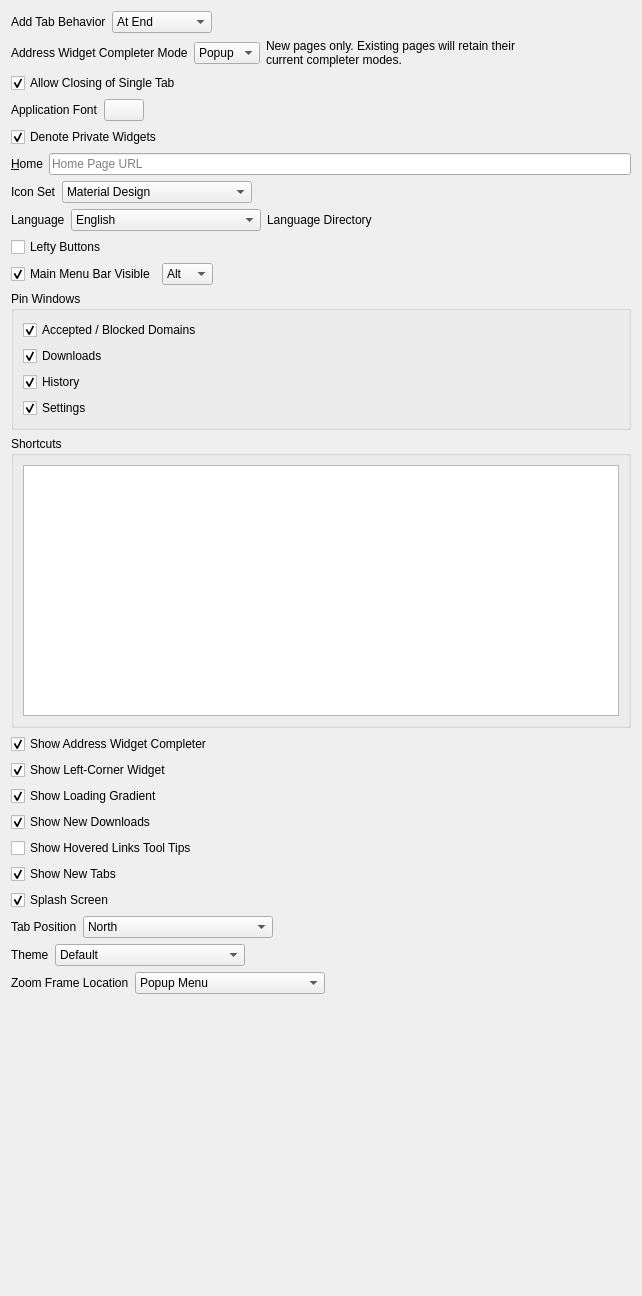
            <widget class="QWidget" name="scrollAreaWidgetContents_4">
             <property name="geometry">
              <rect>
               <x>0</x>
               <y>0</y>
               <width>642</width>
               <height>1296</height>
              </rect>
             </property>
             <layout class="QVBoxLayout" name="verticalLayout_19">
              <item>
               <layout class="QHBoxLayout" name="horizontalLayout_23">
                <item>
                 <widget class="QLabel" name="label_48">
                  <property name="text">
                   <string>Add Tab Behavior</string>
                  </property>
                 </widget>
                </item>
                <item>
                 <widget class="QComboBox" name="add_tab_behavior">
                  <property name="currentIndex">
                   <number>1</number>
                  </property>
                  <property name="sizeAdjustPolicy">
                   <enum>QComboBox::AdjustToContents</enum>
                  </property>
                  <item>
                   <property name="text">
                    <string>After Current</string>
                   </property>
                  </item>
                  <item>
                   <property name="text">
                    <string>At End</string>
                   </property>
                  </item>
                 </widget>
                </item>
                <item>
                 <spacer name="horizontalSpacer_24">
                  <property name="orientation">
                   <enum>Qt::Horizontal</enum>
                  </property>
                  <property name="sizeHint" stdset="0">
                   <size>
                    <width>40</width>
                    <height>20</height>
                   </size>
                  </property>
                 </spacer>
                </item>
               </layout>
              </item>
              <item>
               <layout class="QHBoxLayout" name="horizontalLayout_25">
                <item>
                 <widget class="QLabel" name="label_50">
                  <property name="text">
                   <string>Address Widget Completer Mode</string>
                  </property>
                 </widget>
                </item>
                <item>
                 <widget class="QComboBox" name="address_widget_completer_mode">
                  <property name="currentIndex">
                   <number>1</number>
                  </property>
                  <property name="sizeAdjustPolicy">
                   <enum>QComboBox::AdjustToContents</enum>
                  </property>
                  <item>
                   <property name="text">
                    <string>Inline</string>
                   </property>
                  </item>
                  <item>
                   <property name="text">
                    <string>Popup</string>
                   </property>
                  </item>
                 </widget>
                </item>
                <item>
                 <widget class="QLabel" name="label_14">
                  <property name="text">
                   <string>New pages only. Existing pages will retain their current completer modes.</string>
                  </property>
                  <property name="wordWrap">
                   <bool>true</bool>
                  </property>
                 </widget>
                </item>
                <item>
                 <spacer name="horizontalSpacer_26">
                  <property name="orientation">
                   <enum>Qt::Horizontal</enum>
                  </property>
                  <property name="sizeHint" stdset="0">
                   <size>
                    <width>40</width>
                    <height>20</height>
                   </size>
                  </property>
                 </spacer>
                </item>
               </layout>
              </item>
              <item>
               <widget class="QCheckBox" name="allow_closing_of_single_tab">
                <property name="text">
                 <string>Allow Closing of Single Tab</string>
                </property>
                <property name="checked">
                 <bool>true</bool>
                </property>
               </widget>
              </item>
              <item>
               <layout class="QHBoxLayout" name="horizontalLayout_21">
                <item>
                 <widget class="QLabel" name="label_47">
                  <property name="text">
                   <string>Application Font</string>
                  </property>
                 </widget>
                </item>
                <item>
                 <widget class="QPushButton" name="display_application_font">
                  <property name="text">
                   <string/>
                  </property>
                 </widget>
                </item>
                <item>
                 <spacer name="horizontalSpacer_22">
                  <property name="orientation">
                   <enum>Qt::Horizontal</enum>
                  </property>
                  <property name="sizeHint" stdset="0">
                   <size>
                    <width>40</width>
                    <height>20</height>
                   </size>
                  </property>
                 </spacer>
                </item>
               </layout>
              </item>
              <item>
               <widget class="QCheckBox" name="denote_private_widgets">
                <property name="toolTip">
                 <string>&lt;html&gt;&lt;head/&gt;&lt;body&gt;&lt;p&gt;Enable special themes on some widgets.&lt;/p&gt;&lt;/body&gt;&lt;/html&gt;</string>
                </property>
                <property name="text">
                 <string>Denote Private Widgets</string>
                </property>
                <property name="checked">
                 <bool>true</bool>
                </property>
               </widget>
              </item>
              <item>
               <layout class="QHBoxLayout" name="horizontalLayout_17">
                <item>
                 <widget class="QLabel" name="label_25">
                  <property name="text">
                   <string>&amp;Home</string>
                  </property>
                  <property name="buddy">
                   <cstring>home_url</cstring>
                  </property>
                 </widget>
                </item>
                <item>
                 <widget class="QLineEdit" name="home_url">
                  <property name="toolTip">
                   <string>The Home URL is not stored in an encrypted container.</string>
                  </property>
                  <property name="placeholderText">
                   <string>Home Page URL</string>
                  </property>
                  <property name="clearButtonEnabled">
                   <bool>true</bool>
                  </property>
                 </widget>
                </item>
               </layout>
              </item>
              <item>
               <layout class="QHBoxLayout" name="horizontalLayout_16">
                <item>
                 <widget class="QLabel" name="label_3">
                  <property name="text">
                   <string>Icon Set</string>
                  </property>
                 </widget>
                </item>
                <item>
                 <widget class="QComboBox" name="icon_set">
                  <property name="currentIndex">
                   <number>0</number>
                  </property>
                  <property name="insertPolicy">
                   <enum>QComboBox::NoInsert</enum>
                  </property>
                  <property name="sizeAdjustPolicy">
                   <enum>QComboBox::AdjustToContents</enum>
                  </property>
                  <property name="minimumContentsLength">
                   <number>20</number>
                  </property>
                  <item>
                   <property name="text">
                    <string>Material Design</string>
                   </property>
                  </item>
                  <item>
                   <property name="text">
                    <string>System</string>
                   </property>
                  </item>
                 </widget>
                </item>
                <item>
                 <spacer name="horizontalSpacer_16">
                  <property name="orientation">
                   <enum>Qt::Horizontal</enum>
                  </property>
                  <property name="sizeHint" stdset="0">
                   <size>
                    <width>40</width>
                    <height>20</height>
                   </size>
                  </property>
                 </spacer>
                </item>
               </layout>
              </item>
              <item>
               <layout class="QHBoxLayout" name="horizontalLayout_15">
                <item>
                 <widget class="QLabel" name="label_23">
                  <property name="text">
                   <string>Language</string>
                  </property>
                 </widget>
                </item>
                <item>
                 <widget class="QComboBox" name="language">
                  <property name="toolTip">
                   <string>Please restart Dooble if Language is changed.</string>
                  </property>
                  <property name="currentIndex">
                   <number>0</number>
                  </property>
                  <property name="insertPolicy">
                   <enum>QComboBox::NoInsert</enum>
                  </property>
                  <property name="sizeAdjustPolicy">
                   <enum>QComboBox::AdjustToContents</enum>
                  </property>
                  <property name="minimumContentsLength">
                   <number>20</number>
                  </property>
                  <item>
                   <property name="text">
                    <string>English</string>
                   </property>
                  </item>
                  <item>
                   <property name="text">
                    <string>System</string>
                   </property>
                  </item>
                 </widget>
                </item>
                <item>
                 <widget class="QLabel" name="language_directory">
                  <property name="sizePolicy">
                   <sizepolicy hsizetype="Expanding" vsizetype="Preferred">
                    <horstretch>0</horstretch>
                    <verstretch>0</verstretch>
                   </sizepolicy>
                  </property>
                  <property name="text">
                   <string>Language Directory</string>
                  </property>
                  <property name="wordWrap">
                   <bool>true</bool>
                  </property>
                 </widget>
                </item>
                <item>
                 <spacer name="horizontalSpacer_15">
                  <property name="orientation">
                   <enum>Qt::Horizontal</enum>
                  </property>
                  <property name="sizeHint" stdset="0">
                   <size>
                    <width>40</width>
                    <height>20</height>
                   </size>
                  </property>
                 </spacer>
                </item>
               </layout>
              </item>
              <item>
               <widget class="QCheckBox" name="lefty_buttons">
                <property name="toolTip">
                 <string>&lt;html&gt;&lt;head/&gt;&lt;body&gt;&lt;p&gt;Display navigation and other buttons on the left-hand side.&lt;/p&gt;&lt;/body&gt;&lt;/html&gt;</string>
                </property>
                <property name="text">
                 <string>Lefty Buttons</string>
                </property>
               </widget>
              </item>
              <item>
               <layout class="QHBoxLayout" name="horizontalLayout_22">
                <item>
                 <widget class="QCheckBox" name="main_menu_bar_visible">
                  <property name="toolTip">
                   <string>&lt;html&gt;&lt;head/&gt;&lt;body&gt;&lt;p&gt;If hidden, show via the configured shortcut.&lt;/p&gt;&lt;/body&gt;&lt;/html&gt;</string>
                  </property>
                  <property name="text">
                   <string>Main Menu Bar Visible</string>
                  </property>
                  <property name="checked">
                   <bool>true</bool>
                  </property>
                 </widget>
                </item>
                <item>
                 <widget class="QComboBox" name="main_menu_bar_visible_shortcut">
                  <property name="currentIndex">
                   <number>0</number>
                  </property>
                  <property name="sizeAdjustPolicy">
                   <enum>QComboBox::AdjustToContents</enum>
                  </property>
                  <item>
                   <property name="text">
                    <string>Alt</string>
                   </property>
                  </item>
                  <item>
                   <property name="text">
                    <string>F10</string>
                   </property>
                  </item>
                 </widget>
                </item>
                <item>
                 <spacer name="horizontalSpacer_23">
                  <property name="orientation">
                   <enum>Qt::Horizontal</enum>
                  </property>
                  <property name="sizeHint" stdset="0">
                   <size>
                    <width>40</width>
                    <height>20</height>
                   </size>
                  </property>
                 </spacer>
                </item>
               </layout>
              </item>
              <item>
               <widget class="QGroupBox" name="groupBox">
                <property name="toolTip">
                 <string>&lt;html&gt;&lt;head/&gt;&lt;body&gt;&lt;p&gt;Support windows will be transformed into tab pages. Modified settings will not be applied immediately.&lt;/p&gt;&lt;/body&gt;&lt;/html&gt;</string>
                </property>
                <property name="title">
                 <string>Pin Windows</string>
                </property>
                <layout class="QVBoxLayout" name="verticalLayout_13">
                 <item>
                  <widget class="QCheckBox" name="pin_accepted_or_blocked_domains">
                   <property name="text">
                    <string>Accepted / Blocked Domains</string>
                   </property>
                   <property name="checked">
                    <bool>true</bool>
                   </property>
                  </widget>
                 </item>
                 <item>
                  <widget class="QCheckBox" name="pin_downloads">
                   <property name="text">
                    <string>Downloads</string>
                   </property>
                   <property name="checked">
                    <bool>true</bool>
                   </property>
                  </widget>
                 </item>
                 <item>
                  <widget class="QCheckBox" name="pin_history">
                   <property name="text">
                    <string>History</string>
                   </property>
                   <property name="checked">
                    <bool>true</bool>
                   </property>
                  </widget>
                 </item>
                 <item>
                  <widget class="QCheckBox" name="pin_settings">
                   <property name="text">
                    <string>Settings</string>
                   </property>
                   <property name="checked">
                    <bool>true</bool>
                   </property>
                  </widget>
                 </item>
                </layout>
               </widget>
              </item>
              <item>
               <widget class="QGroupBox" name="groupBox_5">
                <property name="title">
                 <string>Shortcuts</string>
                </property>
                <layout class="QVBoxLayout" name="verticalLayout_22">
                 <item>
                  <widget class="QTableView" name="shortcuts">
                   <property name="minimumSize">
                    <size>
                     <width>0</width>
                     <height>250</height>
                    </size>
                   </property>
                   <property name="tabKeyNavigation">
                    <bool>false</bool>
                   </property>
                   <property name="alternatingRowColors">
                    <bool>true</bool>
                   </property>
                   <property name="selectionMode">
                    <enum>QAbstractItemView::SingleSelection</enum>
                   </property>
                   <property name="selectionBehavior">
                    <enum>QAbstractItemView::SelectRows</enum>
                   </property>
                   <property name="verticalScrollMode">
                    <enum>QAbstractItemView::ScrollPerPixel</enum>
                   </property>
                   <property name="horizontalScrollMode">
                    <enum>QAbstractItemView::ScrollPerPixel</enum>
                   </property>
                   <property name="showGrid">
                    <bool>false</bool>
                   </property>
                   <property name="sortingEnabled">
                    <bool>true</bool>
                   </property>
                   <attribute name="horizontalHeaderShowSortIndicator" stdset="0">
                    <bool>true</bool>
                   </attribute>
                   <attribute name="horizontalHeaderStretchLastSection">
                    <bool>true</bool>
                   </attribute>
                   <attribute name="verticalHeaderVisible">
                    <bool>false</bool>
                   </attribute>
                  </widget>
                 </item>
                </layout>
               </widget>
              </item>
              <item>
               <widget class="QCheckBox" name="show_address_widget_completer">
                <property name="text">
                 <string>Show Address Widget Completer</string>
                </property>
                <property name="checked">
                 <bool>true</bool>
                </property>
               </widget>
              </item>
              <item>
               <widget class="QCheckBox" name="show_left_corner_widget">
                <property name="toolTip">
                 <string>Ignored for East and West tab positions. Ignored by Mac and South tab position.</string>
                </property>
                <property name="text">
                 <string>Show Left-Corner Widget</string>
                </property>
                <property name="checked">
                 <bool>true</bool>
                </property>
               </widget>
              </item>
              <item>
               <widget class="QCheckBox" name="show_loading_gradient">
                <property name="toolTip">
                 <string>&lt;html&gt;&lt;head/&gt;&lt;body&gt;&lt;p&gt;If the Status Bar is hidden, show a loading gradient in the address bar.&lt;/p&gt;&lt;/body&gt;&lt;/html&gt;</string>
                </property>
                <property name="text">
                 <string>Show Loading Gradient</string>
                </property>
                <property name="checked">
                 <bool>true</bool>
                </property>
               </widget>
              </item>
              <item>
               <widget class="QCheckBox" name="show_new_downloads">
                <property name="text">
                 <string>Show New Downloads</string>
                </property>
                <property name="checked">
                 <bool>true</bool>
                </property>
               </widget>
              </item>
              <item>
               <widget class="QCheckBox" name="show_hovered_links_tool_tips">
                <property name="text">
                 <string>Show Hovered Links Tool Tips</string>
                </property>
               </widget>
              </item>
              <item>
               <widget class="QCheckBox" name="access_new_tabs">
                <property name="toolTip">
                 <string>&lt;html&gt;&lt;head/&gt;&lt;body&gt;&lt;p&gt;If a tab is created from a link, automatically switch to the new tab.&lt;/p&gt;&lt;/body&gt;&lt;/html&gt;</string>
                </property>
                <property name="text">
                 <string>Show New Tabs</string>
                </property>
                <property name="checked">
                 <bool>true</bool>
                </property>
               </widget>
              </item>
              <item>
               <widget class="QCheckBox" name="splash_screen">
                <property name="toolTip">
                 <string>&lt;html&gt;&lt;head/&gt;&lt;body&gt;&lt;p&gt;Display a fancy splash screen during launch.&lt;/p&gt;&lt;/body&gt;&lt;/html&gt;</string>
                </property>
                <property name="text">
                 <string>Splash Screen</string>
                </property>
                <property name="checked">
                 <bool>true</bool>
                </property>
               </widget>
              </item>
              <item>
               <layout class="QHBoxLayout" name="horizontalLayout_19">
                <item>
                 <widget class="QLabel" name="label_38">
                  <property name="text">
                   <string>Tab Position</string>
                  </property>
                 </widget>
                </item>
                <item>
                 <widget class="QComboBox" name="tab_position">
                  <property name="currentIndex">
                   <number>1</number>
                  </property>
                  <property name="sizeAdjustPolicy">
                   <enum>QComboBox::AdjustToContents</enum>
                  </property>
                  <property name="minimumContentsLength">
                   <number>20</number>
                  </property>
                  <item>
                   <property name="text">
                    <string>East</string>
                   </property>
                  </item>
                  <item>
                   <property name="text">
                    <string>North</string>
                   </property>
                  </item>
                  <item>
                   <property name="text">
                    <string>South</string>
                   </property>
                  </item>
                  <item>
                   <property name="text">
                    <string>West</string>
                   </property>
                  </item>
                 </widget>
                </item>
                <item>
                 <spacer name="horizontalSpacer_20">
                  <property name="orientation">
                   <enum>Qt::Horizontal</enum>
                  </property>
                  <property name="sizeHint" stdset="0">
                   <size>
                    <width>40</width>
                    <height>20</height>
                   </size>
                  </property>
                 </spacer>
                </item>
               </layout>
              </item>
              <item>
               <layout class="QHBoxLayout" name="horizontalLayout_4">
                <item>
                 <widget class="QLabel" name="label_24">
                  <property name="text">
                   <string>Theme</string>
                  </property>
                 </widget>
                </item>
                <item>
                 <widget class="QComboBox" name="theme">
                  <property name="currentIndex">
                   <number>2</number>
                  </property>
                  <property name="sizeAdjustPolicy">
                   <enum>QComboBox::AdjustToContents</enum>
                  </property>
                  <property name="minimumContentsLength">
                   <number>20</number>
                  </property>
                  <item>
                   <property name="text">
                    <string>Blue Grey</string>
                   </property>
                  </item>
                  <item>
                   <property name="text">
                    <string>Dark</string>
                   </property>
                  </item>
                  <item>
                   <property name="text">
                    <string>Default</string>
                   </property>
                  </item>
                  <item>
                   <property name="text">
                    <string>Indigo</string>
                   </property>
                  </item>
                  <item>
                   <property name="text">
                    <string>Orange</string>
                   </property>
                  </item>
                 </widget>
                </item>
                <item>
                 <spacer name="horizontalSpacer_3">
                  <property name="orientation">
                   <enum>Qt::Horizontal</enum>
                  </property>
                  <property name="sizeHint" stdset="0">
                   <size>
                    <width>40</width>
                    <height>20</height>
                   </size>
                  </property>
                 </spacer>
                </item>
               </layout>
              </item>
              <item>
               <layout class="QHBoxLayout" name="horizontalLayout_11">
                <item>
                 <widget class="QLabel" name="label_21">
                  <property name="text">
                   <string>Zoom Frame Location</string>
                  </property>
                 </widget>
                </item>
                <item>
                 <widget class="QComboBox" name="zoom_frame_location">
                  <property name="currentText">
                   <string>Popup Menu</string>
                  </property>
                  <property name="currentIndex">
                   <number>0</number>
                  </property>
                  <property name="insertPolicy">
                   <enum>QComboBox::NoInsert</enum>
                  </property>
                  <property name="sizeAdjustPolicy">
                   <enum>QComboBox::AdjustToContents</enum>
                  </property>
                  <property name="minimumContentsLength">
                   <number>20</number>
                  </property>
                  <item>
                   <property name="text">
                    <string>Popup Menu</string>
                   </property>
                  </item>
                 </widget>
                </item>
                <item>
                 <spacer name="horizontalSpacer_13">
                  <property name="orientation">
                   <enum>Qt::Horizontal</enum>
                  </property>
                  <property name="sizeHint" stdset="0">
                   <size>
                    <width>40</width>
                    <height>20</height>
                   </size>
                  </property>
                 </spacer>
                </item>
               </layout>
              </item>
              <item>
               <spacer name="verticalSpacer_3">
                <property name="orientation">
                 <enum>Qt::Vertical</enum>
                </property>
                <property name="sizeHint" stdset="0">
                 <size>
                  <width>20</width>
                  <height>40</height>
                 </size>
                </property>
               </spacer>
              </item>
             </layout>
            </widget>
